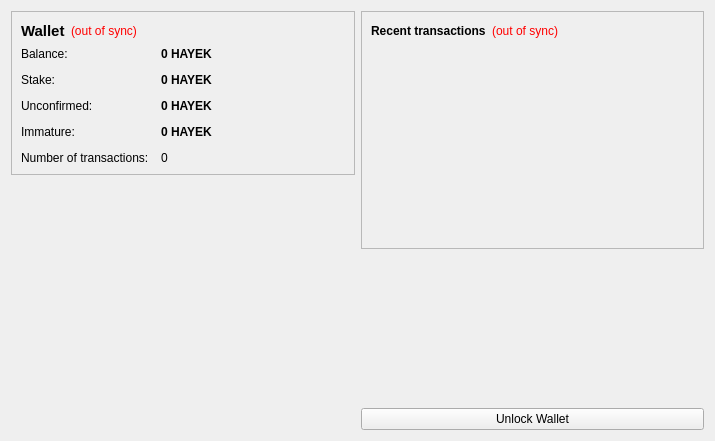
<?xml version="1.0" encoding="UTF-8"?>
<ui version="4.0">
 <class>OverviewPage</class>
 <widget class="QWidget" name="OverviewPage">
  <property name="geometry">
   <rect>
    <x>0</x>
    <y>0</y>
    <width>715</width>
    <height>441</height>
   </rect>
  </property>
  <property name="windowTitle">
   <string>Form</string>
  </property>
  <layout class="QHBoxLayout" name="horizontalLayout" stretch="1,1">
   <item>
    <layout class="QVBoxLayout" name="verticalLayout_2">
     <item>
      <widget class="QFrame" name="frame">
       <property name="frameShape">
        <enum>QFrame::StyledPanel</enum>
       </property>
       <property name="frameShadow">
        <enum>QFrame::Raised</enum>
       </property>
       <layout class="QVBoxLayout" name="verticalLayout_4">
        <item>
         <layout class="QHBoxLayout" name="horizontalLayout_4">
          <item>
           <widget class="QLabel" name="label_5">
            <property name="font">
             <font>
              <pointsize>11</pointsize>
              <weight>75</weight>
              <bold>true</bold>
             </font>
            </property>
            <property name="text">
             <string>Wallet</string>
            </property>
           </widget>
          </item>
          <item>
           <widget class="QLabel" name="labelWalletStatus">
            <property name="toolTip">
             <string>The displayed information may be out of date. Your wallet automatically synchronizes with the Lotteryshare network after a connection is established, but this process has not completed yet.</string>
            </property>
            <property name="styleSheet">
             <string notr="true">QLabel { color: red; }</string>
            </property>
            <property name="text">
             <string notr="true">(out of sync)</string>
            </property>
            <property name="alignment">
             <set>Qt::AlignLeading|Qt::AlignLeft|Qt::AlignVCenter</set>
            </property>
           </widget>
          </item>
          <item>
           <spacer name="horizontalSpacer_2">
            <property name="orientation">
             <enum>Qt::Horizontal</enum>
            </property>
            <property name="sizeHint" stdset="0">
             <size>
              <width>40</width>
              <height>20</height>
             </size>
            </property>
           </spacer>
          </item>
         </layout>
        </item>
        <item>
         <layout class="QFormLayout" name="formLayout_2">
          <property name="fieldGrowthPolicy">
           <enum>QFormLayout::AllNonFixedFieldsGrow</enum>
          </property>
          <property name="horizontalSpacing">
           <number>12</number>
          </property>
          <property name="verticalSpacing">
           <number>12</number>
          </property>
          <item row="0" column="0">
           <widget class="QLabel" name="label">
            <property name="text">
             <string>Balance:</string>
            </property>
           </widget>
          </item>
          <item row="0" column="1">
           <widget class="QLabel" name="labelBalance">
            <property name="font">
             <font>
              <weight>75</weight>
              <bold>true</bold>
             </font>
            </property>
            <property name="cursor">
             <cursorShape>IBeamCursor</cursorShape>
            </property>
            <property name="toolTip">
             <string>Your current balance</string>
            </property>
            <property name="text">
             <string notr="true">0 HAYEK</string>
            </property>
            <property name="textInteractionFlags">
             <set>Qt::LinksAccessibleByMouse|Qt::TextSelectableByKeyboard|Qt::TextSelectableByMouse</set>
            </property>
           </widget>
          </item>
          <item row="1" column="0">
           <widget class="QLabel" name="label_6">
            <property name="text">
             <string>Stake:</string>
            </property>
           </widget>
          </item>
          <item row="1" column="1">
           <widget class="QLabel" name="labelStake">
            <property name="font">
             <font>
              <weight>75</weight>
              <bold>true</bold>
             </font>
            </property>
            <property name="cursor">
             <cursorShape>IBeamCursor</cursorShape>
            </property>
            <property name="toolTip">
             <string>Total of coins that was staked, and do not yet count toward the current balance</string>
            </property>
            <property name="text">
             <string notr="true">0 HAYEK</string>
            </property>
            <property name="textInteractionFlags">
             <set>Qt::LinksAccessibleByMouse|Qt::TextSelectableByKeyboard|Qt::TextSelectableByMouse</set>
            </property>
           </widget>
          </item>
          <item row="2" column="0">
           <widget class="QLabel" name="label_3">
            <property name="text">
             <string>Unconfirmed:</string>
            </property>
           </widget>
          </item>
          <item row="2" column="1">
           <widget class="QLabel" name="labelUnconfirmed">
            <property name="font">
             <font>
              <weight>75</weight>
              <bold>true</bold>
             </font>
            </property>
            <property name="cursor">
             <cursorShape>IBeamCursor</cursorShape>
            </property>
            <property name="toolTip">
             <string>Total of transactions that have yet to be confirmed, and do not yet count toward the current balance</string>
            </property>
            <property name="text">
             <string notr="true">0 HAYEK</string>
            </property>
            <property name="textInteractionFlags">
             <set>Qt::LinksAccessibleByMouse|Qt::TextSelectableByKeyboard|Qt::TextSelectableByMouse</set>
            </property>
           </widget>
          </item>
          <item row="3" column="0">
           <widget class="QLabel" name="labelImmatureText">
            <property name="text">
             <string>Immature:</string>
            </property>
           </widget>
          </item>
          <item row="3" column="1">
           <widget class="QLabel" name="labelImmature">
            <property name="font">
             <font>
              <weight>75</weight>
              <bold>true</bold>
             </font>
            </property>
            <property name="toolTip">
             <string>Mined balance that has not yet matured</string>
            </property>
            <property name="text">
             <string notr="true">0 HAYEK</string>
            </property>
            <property name="textInteractionFlags">
             <set>Qt::LinksAccessibleByMouse|Qt::TextSelectableByKeyboard|Qt::TextSelectableByMouse</set>
            </property>
           </widget>
          </item>
          <item row="4" column="0">
           <widget class="QLabel" name="label_2">
            <property name="text">
             <string>Number of transactions:</string>
            </property>
           </widget>
          </item>
          <item row="4" column="1">
           <widget class="QLabel" name="labelNumTransactions">
            <property name="toolTip">
             <string>Total number of transactions in wallet</string>
            </property>
            <property name="text">
             <string notr="true">0</string>
            </property>
           </widget>
          </item>
         </layout>
        </item>
       </layout>
      </widget>
     </item>
     <item>
      <spacer name="verticalSpacer">
       <property name="orientation">
        <enum>Qt::Vertical</enum>
       </property>
       <property name="sizeHint" stdset="0">
        <size>
         <width>20</width>
         <height>40</height>
        </size>
       </property>
      </spacer>
     </item>
     <item>
      <widget class="QLabel" name="label_6">
       <property name="text">
        <string/>
       </property>
       <property name="pixmap">
        <pixmap resource="../bitcoin.qrc">:/images/backg</pixmap>
       </property>
       <property name="scaledContents">
        <bool>false</bool>
       </property>
       <property name="alignment">
        <set>Qt::AlignCenter</set>
       </property>
       <property name="margin">
        <number>-2</number>
       </property>
      </widget>
     </item>
    </layout>
   </item>
   <item>
    <layout class="QVBoxLayout" name="verticalLayout_3">
     <item>
      <widget class="QFrame" name="frame_2">
       <property name="frameShape">
        <enum>QFrame::StyledPanel</enum>
       </property>
       <property name="frameShadow">
        <enum>QFrame::Raised</enum>
       </property>
       <layout class="QVBoxLayout" name="verticalLayout">
        <item>
         <layout class="QHBoxLayout" name="horizontalLayout_2">
          <item>
           <widget class="QLabel" name="label_4">
            <property name="text">
             <string>&lt;b&gt;Recent transactions&lt;/b&gt;</string>
            </property>
           </widget>
          </item>
          <item>
           <widget class="QLabel" name="labelTransactionsStatus">
            <property name="toolTip">
             <string>The displayed information may be out of date. Your wallet automatically synchronizes with the Lotteryshare network after a connection is established, but this process has not completed yet.</string>
            </property>
            <property name="styleSheet">
             <string notr="true">QLabel { color: red; }</string>
            </property>
            <property name="text">
             <string notr="true">(out of sync)</string>
            </property>
            <property name="alignment">
             <set>Qt::AlignRight|Qt::AlignTrailing|Qt::AlignVCenter</set>
            </property>
           </widget>
          </item>
          <item>
           <spacer name="horizontalSpacer">
            <property name="orientation">
             <enum>Qt::Horizontal</enum>
            </property>
            <property name="sizeHint" stdset="0">
             <size>
              <width>40</width>
              <height>20</height>
             </size>
            </property>
           </spacer>
          </item>
         </layout>
        </item>
        <item>
         <widget class="QListView" name="listTransactions">
          <property name="styleSheet">
           <string notr="true">QListView { background: transparent; }</string>
          </property>
          <property name="frameShape">
           <enum>QFrame::NoFrame</enum>
          </property>
          <property name="verticalScrollBarPolicy">
           <enum>Qt::ScrollBarAlwaysOff</enum>
          </property>
          <property name="horizontalScrollBarPolicy">
           <enum>Qt::ScrollBarAlwaysOff</enum>
          </property>
          <property name="selectionMode">
           <enum>QAbstractItemView::NoSelection</enum>
          </property>
         </widget>
        </item>
       </layout>
      </widget>
     </item>
     <item>
      <spacer name="verticalSpacer_2">
       <property name="orientation">
        <enum>Qt::Vertical</enum>
       </property>
       <property name="sizeHint" stdset="0">
        <size>
         <width>20</width>
         <height>40</height>
        </size>
       </property>
      </spacer>
     </item>
     <item>
      <widget class="QPushButton" name="unlockWalletButton">
       <property name="text">
        <string>Unlock Wallet</string>
       </property>
      </widget>
     </item>
    </layout>
   </item>
  </layout>
 </widget>
 <resources>
  <include location="../bitcoin.qrc"/>
 </resources>
 <connections/>
</ui>
